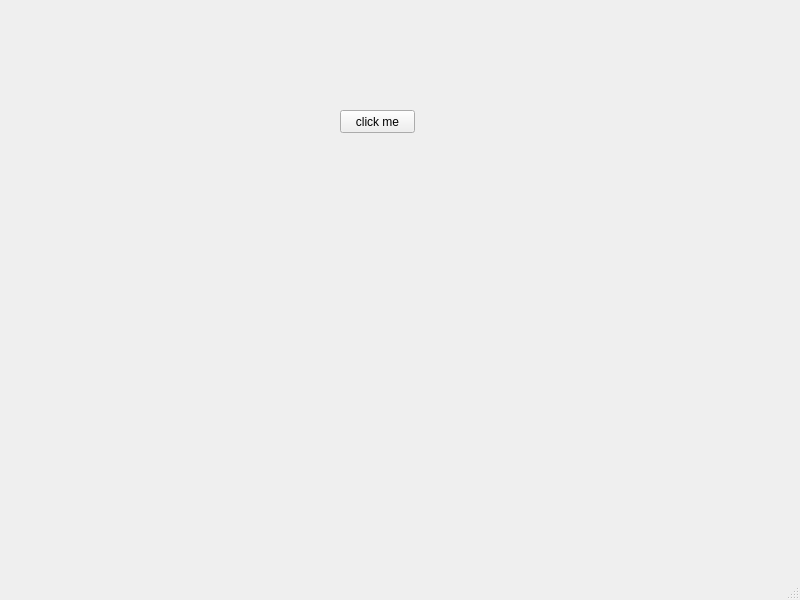
<?xml version="1.0" encoding="UTF-8"?>
<ui version="4.0">
 <class>MainWindow</class>
 <widget class="QMainWindow" name="MainWindow">
  <property name="geometry">
   <rect>
    <x>0</x>
    <y>0</y>
    <width>800</width>
    <height>600</height>
   </rect>
  </property>
  <property name="windowTitle">
   <string>MainWindow</string>
  </property>
  <widget class="QWidget" name="centralwidget">
   <widget class="QPushButton" name="pushButton">
    <property name="geometry">
     <rect>
      <x>340</x>
      <y>110</y>
      <width>75</width>
      <height>23</height>
     </rect>
    </property>
    <property name="text">
     <string>click me</string>
    </property>
   </widget>
  </widget>
  <widget class="QMenuBar" name="menubar">
   <property name="geometry">
    <rect>
     <x>0</x>
     <y>0</y>
     <width>800</width>
     <height>21</height>
    </rect>
   </property>
  </widget>
  <widget class="QStatusBar" name="statusbar"/>
 </widget>
 <resources/>
 <connections/>
</ui>
